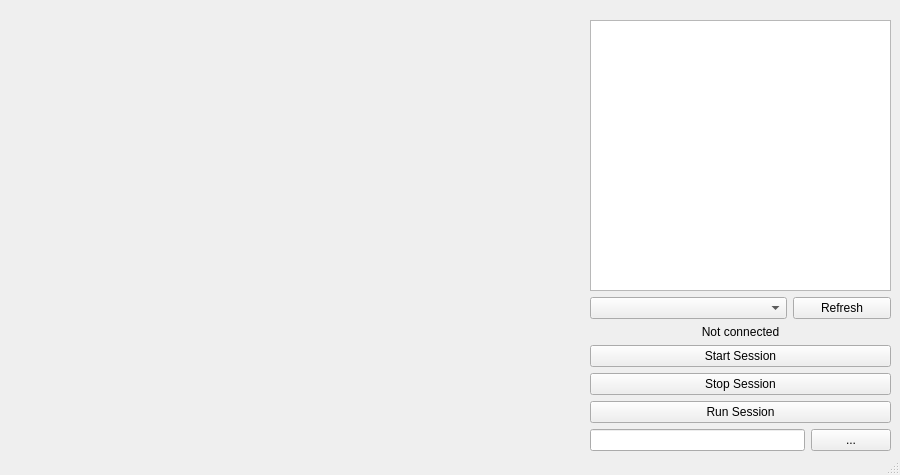
<?xml version="1.0" encoding="UTF-8"?>
<ui version="4.0">
 <class>MainWindow</class>
 <widget class="QMainWindow" name="MainWindow">
  <property name="geometry">
   <rect>
    <x>0</x>
    <y>0</y>
    <width>900</width>
    <height>475</height>
   </rect>
  </property>
  <property name="sizePolicy">
   <sizepolicy hsizetype="Fixed" vsizetype="Fixed">
    <horstretch>0</horstretch>
    <verstretch>0</verstretch>
   </sizepolicy>
  </property>
  <property name="minimumSize">
   <size>
    <width>900</width>
    <height>475</height>
   </size>
  </property>
  <property name="maximumSize">
   <size>
    <width>900</width>
    <height>475</height>
   </size>
  </property>
  <property name="windowTitle">
   <string>Artificial Horizon Black Box</string>
  </property>
  <widget class="QWidget" name="centralwidget">
   <widget class="QWidget" name="widget" native="true">
    <property name="geometry">
     <rect>
      <x>20</x>
      <y>20</y>
      <width>561</width>
      <height>551</height>
     </rect>
    </property>
    <widget class="QWidget" name="verticalLayoutWidget">
     <property name="geometry">
      <rect>
       <x>-1</x>
       <y>-1</y>
       <width>561</width>
       <height>431</height>
      </rect>
     </property>
     <layout class="QVBoxLayout" name="ChartLayout"/>
    </widget>
   </widget>
   <widget class="QWidget" name="widget_2" native="true">
    <property name="geometry">
     <rect>
      <x>590</x>
      <y>20</y>
      <width>391</width>
      <height>551</height>
     </rect>
    </property>
    <widget class="QWidget" name="verticalLayoutWidget_2">
     <property name="geometry">
      <rect>
       <x>0</x>
       <y>0</y>
       <width>301</width>
       <height>431</height>
      </rect>
     </property>
     <layout class="QVBoxLayout" name="verticalLayout_5">
      <item>
       <widget class="QGraphicsView" name="ArtificialHorizonView">
        <property name="autoFillBackground">
         <bool>false</bool>
        </property>
        <property name="verticalScrollBarPolicy">
         <enum>Qt::ScrollBarAlwaysOff</enum>
        </property>
        <property name="horizontalScrollBarPolicy">
         <enum>Qt::ScrollBarAlwaysOff</enum>
        </property>
        <property name="interactive">
         <bool>false</bool>
        </property>
       </widget>
      </item>
      <item>
       <layout class="QHBoxLayout" name="horizontalLayout_3" stretch="2,1">
        <item>
         <widget class="QComboBox" name="PortsCombobox"/>
        </item>
        <item>
         <widget class="QPushButton" name="PortsRefresh">
          <property name="text">
           <string>Refresh</string>
          </property>
         </widget>
        </item>
       </layout>
      </item>
      <item>
       <widget class="QLabel" name="ConnectionLabel">
        <property name="text">
         <string>Not connected</string>
        </property>
        <property name="alignment">
         <set>Qt::AlignCenter</set>
        </property>
       </widget>
      </item>
      <item>
       <widget class="QPushButton" name="StartSessonButton">
        <property name="text">
         <string>Start Session</string>
        </property>
       </widget>
      </item>
      <item>
       <widget class="QPushButton" name="StopSessionButton">
        <property name="text">
         <string>Stop Session</string>
        </property>
       </widget>
      </item>
      <item>
       <widget class="QPushButton" name="RunSessionButton">
        <property name="text">
         <string>Run Session</string>
        </property>
       </widget>
      </item>
      <item>
       <layout class="QHBoxLayout" name="horizontalLayout">
        <item>
         <widget class="QLineEdit" name="FileNameView"/>
        </item>
        <item>
         <widget class="QPushButton" name="ChooseFileButton">
          <property name="text">
           <string>...</string>
          </property>
         </widget>
        </item>
       </layout>
      </item>
     </layout>
    </widget>
   </widget>
  </widget>
  <widget class="QStatusBar" name="statusbar"/>
 </widget>
 <resources/>
 <connections/>
</ui>
